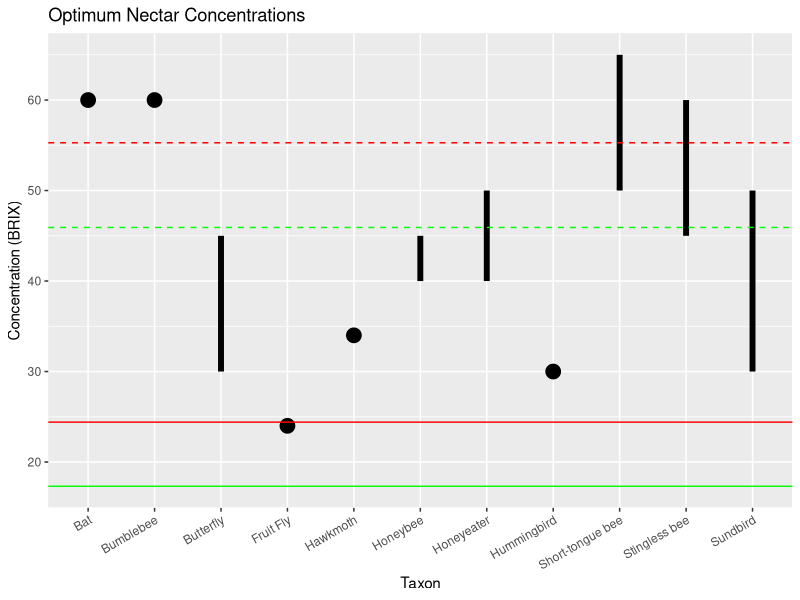

Write R code to recreate this figure.
library(ggplot2)

taxa <- c("Fruit Fly", "Hawkmoth", "Butterfly", "Short-tongue bee", "Stingless bee", "Bumblebee", "Honeybee", "Hummingbird", "Sundbird", "Honeyeater", "Bat")
mins <- (c(24,34,30,50,45,60,40,30,30,40,60))
maxs <- (c(24,34,45,65,60,60,45,30,50,50,60))

conc <- cbind(taxa, mins, maxs)
conc <- as.data.frame(conc, stringsAsFactors = F)
names(conc) <- c("taxa", "min", "max")
conc$min <- as.numeric(conc$min)
conc$max <- as.numeric(conc$max)

bals15 <- read.csv("nectar analysis/data files/balssugar15.csv")
buck15 <- read.csv("nectar analysis/data files/bucksugar15.csv")

meanCbals <- mean(subset(bals15, treatment == "C")$BRIX)
meanHbals <- mean(subset(bals15, treatment == "H")$BRIX)
sdCbals <- sd(subset(bals15, treatment == "C")$BRIX)
sdHbals <- sd(subset(bals15, treatment == "H")$BRIX)

meanCbuck <- mean(subset(buck15, treatment == "C")$BRIX)
meanHbuck <- mean(subset(buck15, treatment == "H")$BRIX)
sdCbuck <- sd(subset(buck15, treatment == "C")$BRIX)
sdHbuck <- sd(subset(buck15, treatment == "H")$BRIX)


ggplot(conc, aes(x = taxa, y = max)) +
  geom_linerange(data = conc[c(3,4,5,7,9,10),], mapping = aes(x = taxa, ymin = min, ymax = max), size = 2) +
  geom_pointrange(data = conc[c(1,2,6,8,11),], mapping = aes(x = taxa, y = max, ymin = min, ymax = max), size = 1) +
  labs(x = "Taxon", y = "Concentration (BRIX)", title = "Optimum Nectar Concentrations") +
  theme(axis.text.x = element_text(angle=30, hjust=1, vjust=1)) +
  geom_hline(yintercept = meanHbals, col = "red") +
  geom_hline(yintercept = meanCbals, col = "green") +
  geom_hline(yintercept = meanHbuck, col = "red", linetype = "dashed") +
  geom_hline(yintercept = meanCbuck, col = "green", linetype = "dashed")
  
